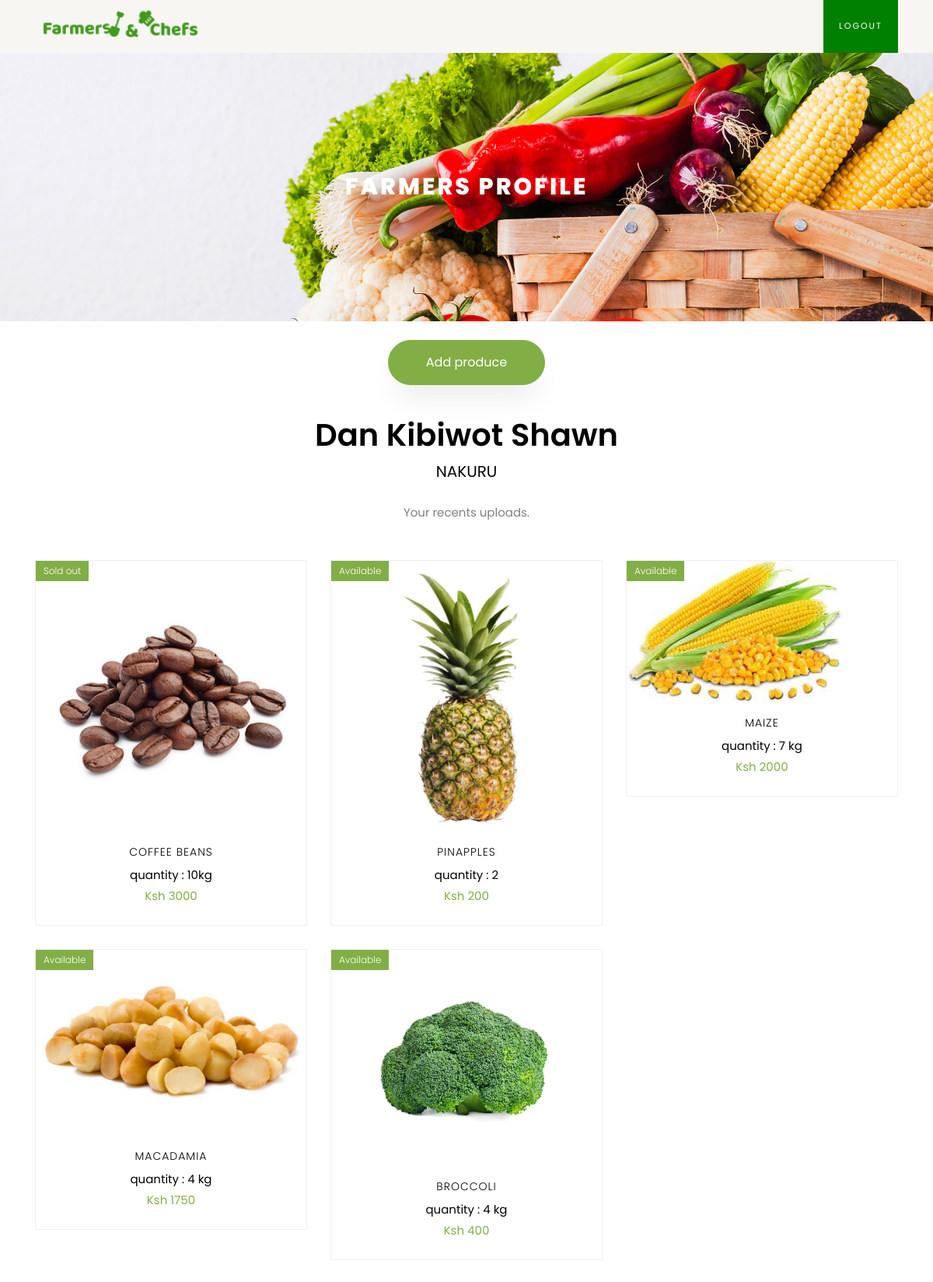
Screenshot of /profile.php (signed in) with the database file from the repository.
### tables this page shows
CREATE TABLE `users` (
  `id` int(11) NOT NULL,
  `names` varchar(55) NOT NULL,
  `email` varchar(55) NOT NULL,
  `password` varchar(100) NOT NULL,
  `phonenumber` varchar(10) NOT NULL,
  `last_login` timestamp NOT NULL DEFAULT CURRENT_TIMESTAMP ON UPDATE CURRENT_TIMESTAMP,
  `location` varchar(50) NOT NULL,
  `type` varchar(50) NOT NULL
);

CREATE TABLE `products` (
  `id` int(11) NOT NULL,
  `title` varchar(55) NOT NULL,
  `category` varchar(50) NOT NULL,
  `description` varchar(1000) NOT NULL,
  `amount` int(11) NOT NULL,
  `quantity` varchar(100) NOT NULL,
  `sold_available` varchar(50) NOT NULL,
  `img_dir` varchar(1000) NOT NULL,
  `user_id` int(11) NOT NULL
);

### profile.php (the view, shortened to what this page needs)
<!DOCTYPE html>
<html>
<head>
    <link rel="stylesheet" href="css/open-iconic-bootstrap.min.css">
    <link rel="stylesheet" href="css/animate.css">
    <link rel="stylesheet" href="css/owl.carousel.min.css">
    <link rel="stylesheet" href="css/owl.theme.default.min.css">
    <link rel="stylesheet" href="css/magnific-popup.css">
    <link rel="stylesheet" href="css/aos.css">
    <link rel="stylesheet" href="css/ionicons.min.css">
    <link rel="stylesheet" href="css/bootstrap-datepicker.css">
    <link rel="stylesheet" href="css/jquery.timepicker.css">
    	<link rel="stylesheet" type="text/css" href="addproduce.css">
    <link rel="stylesheet" href="css/flaticon.css">
    <link rel="stylesheet" href="css/icomoon.css">
    <link rel="stylesheet" href="css/style.css">
    <?php
     include 'init/config.php';
    $current_user = $_SESSION['SBUser'];
    $result = $db->query("SELECT * FROM users WHERE id = '$current_user'");
    $user = mysqli_fetch_assoc($result);
     $u_produce = $db->query("SELECT * FROM products WHERE user_id = '$current_user'");
     ?>
</head>
<body>
	<?php include 'profilenav.php'; ?>
	   <div class="hero-wrap hero-bread" style="background-image: url('images/bg_1.jpg');">
      <div class="container">
        <div class="row no-gutters slider-text align-items-center justify-content-center">
          <div class="col-md-9   text-center">
            <h1 class="mb-0 bread">Farmers Profile</h1>
          </div>
        </div>
      </div>
    </div>
    <center>
    <button onclick="document.getElementById('id01').style.display='block'" class="btn btn-primary py-3 px-5" style=" margin-top: 2%; ">Add produce</button>
</center>
    <section class="ftco-section">
    	<div class="container">
				<div class="row justify-content-center mb-3 pb-3">
          <div class="col-md-12 heading-section text-center  ">
            <h2 class="mb-4" style="margin-top: -5%;"><?= $user['names']; ?></h2>
            <h1 class="mb-4"  style="margin-top: -2%; font-size: 20px;" ><?= $user['location']; ?></h1>
            <p>Your recents uploads.</p>
          </div>
        </div>
    	</div>
    	<div class="container">
    		<div class="row">
           <?php  while ($rows = mysqli_fetch_assoc($u_produce)): ?>
    			<div class="col-md-6 col-lg-4  ">
    				<div class="product" style="width: 100%">
    					<a href="product-single.php?info=<?= $rows['id']; ?>" class="img-prod"><img class="img-fluid" src="<?= $rows['img_dir']; ?>" alt="Colorlib Template">
    						<span class="status"><?= $rows['sold_available']; ?></span>
    					</a>
    					<div class="text py-3 pb-4 px-3 text-center">
    						<h3><a href="#"><?= $rows['title']; ?></a></h3>
    						<div class="d-flex">
    							<div class="pricing">
                  <p class="price"><span class="price-sale" style="color: black;">quantity : <?= $rows['quantity']; ?></span></p>
		    						<p class="price"><span class="price-sale">Ksh <?= $rows['amount']; ?></span></p>
		    					</div>
	    					</div>
    					</div>
    				</div>
    			</div>
           <?php endwhile; ?>
    		</div>
    	</div>
    </section>
</body>
</html>

### profilenav.php (shortened to what this page needs)
<nav class="navbar navbar-expand-lg navbar-dark ftco_navbar bg-light ftco-navbar-light" id="ftco-navbar">
    <div class="container">
      <a class="navbar-brand" href="index.php"><img src="c.png" style="width: 110%;"></a>
      <div class="collapse navbar-collapse" id="ftco-nav" >
        <ul class="navbar-nav ml-auto" >
           <li class="nav-item" ><a href="index.php" class="nav-link" style="background: green; color: #fff;" >
           	<font style="color: white">Logout</font></a></li>
        </ul>
      </div>
    </div>
  </nav>

### rows the page displays
users: names "Dan Kibiwot Shawn", location "NAKURU"
products: img_dir (picture), sold_available "Sold out", title "COFFEE BEANS", quantity "10kg"
products: img_dir (picture), sold_available "Available", title "PINAPPLES", quantity "2"
products: img_dir (picture), sold_available "Available", title "MAIZE", quantity "7 kg"
products: img_dir (picture), sold_available "Available", title "MACADAMIA", quantity "4 kg"
products: img_dir (picture), sold_available "Available", title "BROCCOLI", quantity "4 kg"
